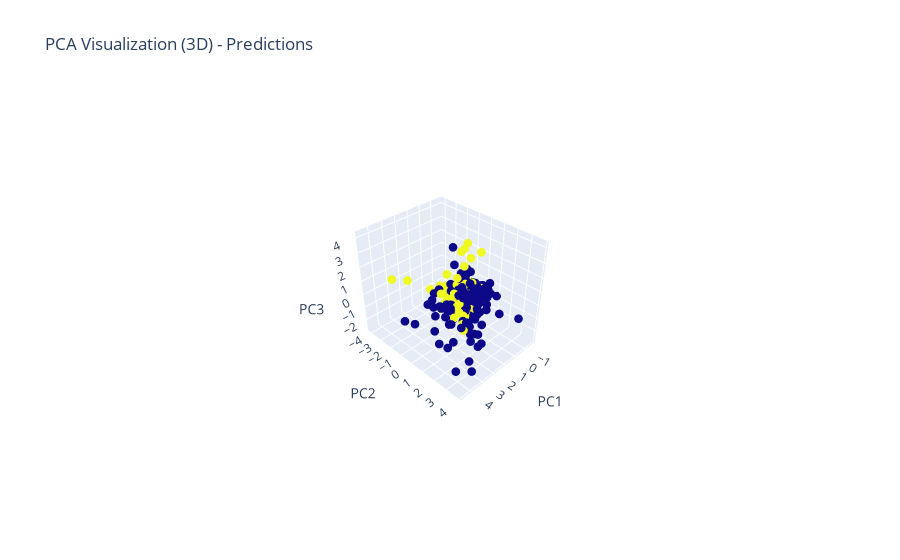

This figure's notebook cell:
### Code cell
plot_pca_predict_3d_remove_outlier(X_smote, X_test, y_smote, y_test, 5)

### Figure 1 — Plotly figure (JSON) as saved in the notebook; plotly's stock layout.template omitted (floating-point values rounded to 4 significant figures; data arrays with more than 128 entries replaced by an {"elided": "..."} marker saying what was removed)
{"data": [{"marker": {"color": {"elided": "3123 int values"}, "size": 3}, "mode": "markers", "type": "scatter3d", "x": {"elided": "3123 float values"}, "y": {"elided": "3123 float values"}, "z": {"elided": "3123 float values"}}], "layout": {"autosize": true, "scene": {"aspectmode": "auto", "aspectratio": {"x": 0.9081, "y": 1.129, "z": 0.9751}, "camera": {"center": {"x": 0, "y": 0, "z": 0}, "eye": {"x": 2.13, "y": 2.13, "z": 2.13}, "projection": {"type": "perspective"}, "up": {"x": 0, "y": 0, "z": 1}}, "xaxis": {"title": {"text": "PC1"}, "type": "linear"}, "yaxis": {"title": {"text": "PC2"}, "type": "linear"}, "zaxis": {"title": {"text": "PC3"}, "type": "linear"}}, "title": {"text": "PCA Visualization (3D) - Predictions"}}}
